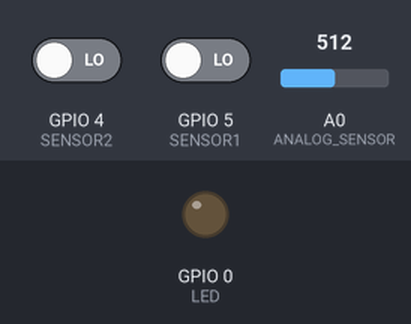
The sketch below on a simulated ESP8266 (NodeMCU). Shown: output pins drawn as LEDs (lit = HIGH). The test bench sets the inputs (shaded band); at power-on: A0 (ANALOG_SENSOR) = 512, GPIO 4 (SENSOR2) LOW, GPIO 5 (SENSOR1) LOW. WiFi joins after 1.5 s; servers stay silent unless stated; no MQTT or app messages arrive unless stated; what the sketch prints to the serial monitor is not drawn.

Above: at 2.7 s.
2.8 s: A0 (ANALOG_SENSOR) set to 539
6.6 s: A0 (ANALOG_SENSOR) set to 567
At 8.3 s:
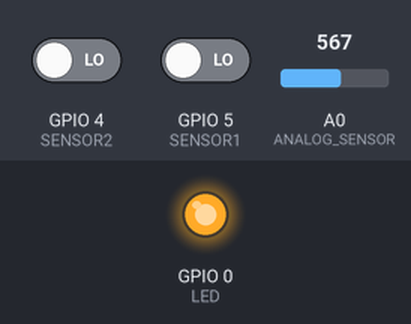
14.2 s: A0 (ANALOG_SENSOR) set to 716
At 17.8 s:
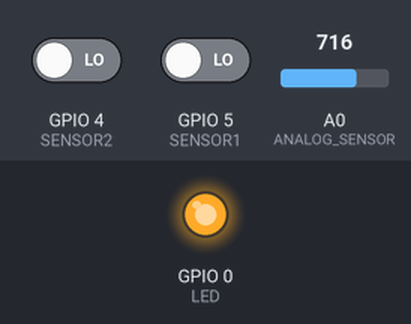
18.1 s: A0 (ANALOG_SENSOR) set to 623
25.7 s: A0 (ANALOG_SENSOR) set to 608
At 29.1 s:
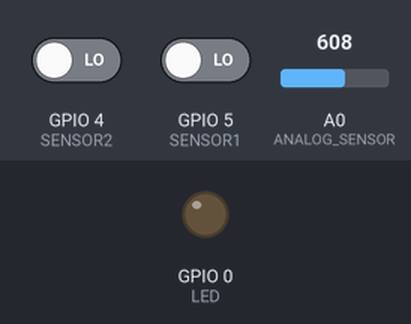
Timing chart, 0 to 30.6 s (numbered marks = the images above; inputs shaded):
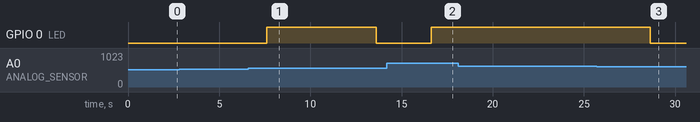

The sketch:

innovation_lab.ino
```cpp
#include <ESP8266WiFi.h>
#include <PubSubClient.h>

#define SAMPLE_SIZE 100
int analogSamples[SAMPLE_SIZE];
int sampleIndex = 0;
bool bufferFilled = false;

// WiFi Credentials
const char* ssid = "Someone";
const char* password = "champion";

// MQTT Broker Settings
const char* broker = "3.109.19.112";
const char* topic = "fire_status";

int node_id = 1;

// Define Sensor Pins
#define SENSOR1 5    // GPIO5 (D1) - Digital Sensor 1
#define SENSOR2 4    // GPIO4 (D2) - Digital Sensor 2
#define ANALOG_SENSOR A0  // A0 - Analog Sensor
#define LED 0        // GPIO0 (D3) - LED

WiFiClient espClient;
PubSubClient client(espClient);

// Function to connect to WiFi
void connectWiFi() {
    Serial.print("Connecting to WiFi...");
    WiFi.begin(ssid, password);

    while (WiFi.status() != WL_CONNECTED) {
        Serial.print(".");
        delay(500);
    }
    Serial.println("Connected to WiFi!");
    Serial.print("ESP IP Address: ");
    Serial.println(WiFi.localIP());
}

// Function to connect to MQTT Broker
void connectMQTT() {
    while (!client.connected()) {
        Serial.print("Connecting to MQTT...");
        if (client.connect("ESP8266_Client")) {
            Serial.println("Connected to MQTT!");
        } else {
            Serial.print("Failed, rc=");
            Serial.print(client.state());
            Serial.println(" Retrying in 5 seconds...");
            delay(5000);
        }
    }
}

void setup() {
    Serial.begin(9600);
    pinMode(SENSOR1, INPUT);
    pinMode(SENSOR2, INPUT);
    pinMode(LED, OUTPUT);

    connectWiFi();
    client.setServer(broker, 1883);  // Default MQTT port 1883
    connectMQTT();
}

void loop() {
    if (WiFi.status() != WL_CONNECTED) {
        Serial.println("WiFi Disconnected! Reconnecting...");
        connectWiFi();
    }

    if (!client.connected()) {
        Serial.println("MQTT Disconnected! Reconnecting...");
        connectMQTT();
    }
    client.loop();

    int sensor1_state = digitalRead(SENSOR1);
    int sensor2_state = digitalRead(SENSOR2);
    int analog_value = analogRead(ANALOG_SENSOR);

    // Store the analog value in the buffer
    analogSamples[sampleIndex] = analog_value;
    sampleIndex = (sampleIndex + 1) % SAMPLE_SIZE;
    if (sampleIndex == 0) bufferFilled = true;

    // Calculate average
    int total = 0;
    int sampleCount = bufferFilled ? SAMPLE_SIZE : sampleIndex;
    for (int i = 0; i < sampleCount; i++) {
        total += analogSamples[i];
    }
    float analog_avg = total / float(sampleCount);

    // Construct payload with node_id and values
    String payload = "{" + String(node_id) + " " + String(1) + " " + String(sensor1_state) + " " +
                           String(2) + " " + String(sensor2_state) + " " +
                           String(3) + " " + String(analog_value) + "}";

    Serial.print("Publishing: ");
    Serial.println(payload);
    Serial.print("Analog Value: ");
    Serial.print(analog_value);
    Serial.print(" | Average: ");
    Serial.println(analog_avg);

    client.publish(topic, payload.c_str());

    // LED ON if any digital sensor detects fire or analog exceeds dynamic threshold
    if (sensor1_state == HIGH || sensor2_state == HIGH || analog_value > analog_avg + 20) {
        digitalWrite(LED, HIGH);
    } else {
        digitalWrite(LED, LOW);
    }

    delay(3000);
}
```

Measured:
- the behaviour switches between 552 and 553 on A0 (ANALOG_SENSOR) (found by bisection; images 0 and 1)
- the behaviour switches between 609 and 608 on A0 (ANALOG_SENSOR) (found by bisection; images 2 and 3)
- after the input at 2.8 s, every drawn part: stays the same
- after the input at 6.6 s, GPIO 0 (LED): LOW → HIGH after 1.0 s, → LOW 6.0 s later
- after the input at 14.2 s, GPIO 0 (LED): LOW → HIGH after 2.4 s
- after the input at 18.1 s, every drawn part: stays the same
- after the input at 25.7 s, GPIO 0 (LED): HIGH → LOW after 2.9 s
